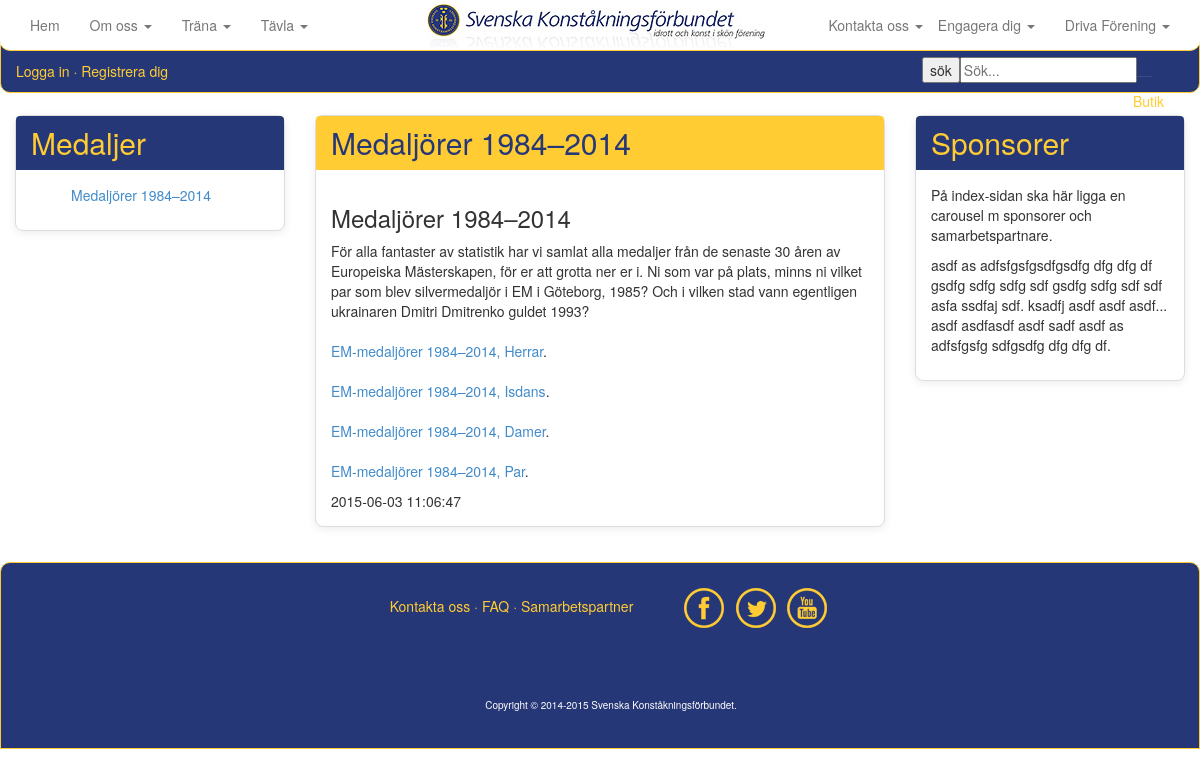
Screenshot of /medaljer.php with the database file from the repository.
### tables this page shows
CREATE TABLE IF NOT EXISTS `artikel` (
  `ArtikelId` int(11) NOT NULL,
  `ArtikelName` varchar(50) NOT NULL,
  `ArtikelMessage` text NOT NULL,
  `ArtikelTimeStamp` timestamp NOT NULL DEFAULT CURRENT_TIMESTAMP,
  `ArtikelPic` varchar(1000) NOT NULL,
  `ArtikelPicThumb` varchar(1000) NOT NULL,
  `kategori` varchar(20) NOT NULL
);

### medaljer.php (the view, shortened to what this page needs)
<?php
include_once("inc/HTMLTemplate.php");
include_once("inc/Connstring.php");
$artikeltime = "";
$artikelnames = "";
if(!empty($_GET))
{
	$getartikelid = isset($_GET['ArtikelId']) ? $_GET['ArtikelId'] : '';
	$query = <<<END
		SELECT ArtikelId, ArtikelName, ArtikelMessage, ArtikelTimeStamp
		FROM artikel
		WHERE ArtikelId = "{$getartikelid}";
END;
	$res = $mysqli->query($query) or die();
	if($res->num_rows > 0)
	{
		while($row = $res->fetch_object())
		{
			$artikelname = $row->ArtikelName;
			$artikelmessage = $row->ArtikelMessage;
			$artikeltimestamp = $row->ArtikelTimeStamp;
			$artikeltime = <<<END
		<div class="panel panel-yellow">
			<div class="panel-heading">
				<h3 class="panel-title">{$artikelname}</h3>
			</div>
				<div class="panel-body">
					{$artikelmessage}
					{$artikeltimestamp}
				</div>
		</div>
END;
		}
	}
}
else
{
	$query = <<<END
		SELECT ArtikelId, ArtikelName, ArtikelMessage, ArtikelTimeStamp, kategori
		FROM artikel
		WHERE kategori = 'medaljer'
		ORDER BY Artikeltimestamp
END;
	$res = $mysqli->query($query) or die();
		if($res->num_rows > 0)
		{
			while($row = $res->fetch_object())
			{
				$artikelname = $row->ArtikelName;
				$artikelmessage = $row->ArtikelMessage;
				$artikeltimestamp = $row->ArtikelTimeStamp;
				$artikeltime = <<<END
				<div class="panel panel-yellow">
					<div class="panel-heading">
						<h3 class="panel-title">{$artikelname}</h3>
					</div>
						<div class="panel-body">
							{$artikelmessage}
							{$artikeltimestamp}
						</div>
				</div>
END;
			}
		}
}
$query = <<<END
	SELECT ArtikelId, ArtikelName, ArtikelMessage, ArtikelTimeStamp, kategori
	FROM artikel
	WHERE kategori = 'medaljer'
	ORDER BY Artikeltimestamp
END;
$res = $mysqli->query($query) or die();
if($res->num_rows > 0)
{
	while($row = $res->fetch_object())
	{
		$artikelId = $row->ArtikelId;
		$artikelname = $row->ArtikelName;
		$artikelnames .= <<<END
			<div class="collapse-in" id="dokument">
				<ul class="">
	   				<a href="medaljer.php?ArtikelId={$artikelId}">
	   					<li>{$artikelname}</li>
	   				</a>
	   			</ul>
			</div>
END;
	}
}
$content = <<<END
       	<div id="content">
			<div class="row">
				<div class="col-md-3">
					<div class="panel panel-blue">
						<div class="panel-heading">
							<h3 class="panel-title yellow">Medaljer</h3>
						</div>
						</a>
						<div class="panel-body">
							{$artikelnames}
						</div>
					</div>
				</div>
				<div class="col-xs-12 col-md-6">
					{$artikeltime}
				</div>
				<div class="col-md-3 pull-right">
					<div class="panel panel-blue">
						<div class="panel-heading">
							<h3 class="panel-title">Sponsorer</h3>
						</div>
						<div class="panel-body">
							<p>På index-sidan ska här ligga en carousel m sponsorer och samarbetspartnare.
							</p>
							<p class="divider"></p>
							<p>asdf as adfsfgsfgsdfgsdfg dfg dfg df gsdfg sdfg sdfg sdf gsdfg sdfg
							sdf sdf asfa ssdfaj sdf.
							ksadfj asdf asdf asdf... asdf asdfasdf asdf sadf asdf as adfsfgsfg
							sdfgsdfg dfg dfg df.
							</p>
						</div>
					</div>
				</div>
			</div>
       </div>
END;
echo $header;
echo $content;
echo $footer;
?>

### css/ia4.css (style rules this page uses)
html { height: 100% }
body { background-color: white; margin-right: auto; margin-left: auto; width:100%; height: 100% }
#content { z-index:-1; margin-top: 100px; margin-right: auto; margin-left: auto; width:100%; min-height: 400px; padding: 15px; background-color: white; }
.yellow { color: #ffcc33; }
.panel { margin-bottom: 20px; background-color: #fff; border: 1px solid transparent; border-radius: 8px; -webkit-box-shadow: 0 2px 8px rgba(0, 0, 0, .08); box-shadow: 0 2px 8px rgba(0, 0, 0, .08); }
.panel-body { padding: 15px; }
.panel-heading { padding: 10px 15px; border-bottom: 1px solid transparent; border-top-left-radius: 4px; border-top-right-radius: 4px; }
.panel-title { margin-top: 0; margin-bottom: 0; font-size: 16px; color: inherit; }
.panel-yellow { border-color: #ddd; }
.panel-yellow > .panel-heading { color: #263777; background-color: #ffcc33; border-color: #ffcc33; }
.panel-blue { border-color: #ddd; }
.panel-blue > .panel-heading { color: #ffcc33; background-color: #263777; border-color: #263777; }
.panel-title { margin-top: 0; margin-bottom: 0; font-size: 30px; color: inherit; }
ul { list-style-type: none; }

### rows the page displays
artikel: ArtikelName "Medaljörer 1984–2014", ArtikelMessage "Medaljörer 1984–2014 För alla fantaster av statistik har vi samlat alla medaljer från de senaste 30 åren av Europeiska Mästerskapen, för er att grotta ner er i. Ni som var på plats, minns ni vilket par som blev silvermedaljör i EM i Göteborg, 1985? Och i vilken stad vann egentligen ukrainaren Dmitri Dmitrenko guldet 1993? EM-medaljörer 1984–2014, Herrar . EM-medaljörer 1984–2014, Isdans . EM-medaljörer 1984–2014, Damer . EM-medaljörer 1984–2014, Par .", ArtikelTimeStamp "2015-06-03 11:06:47"
